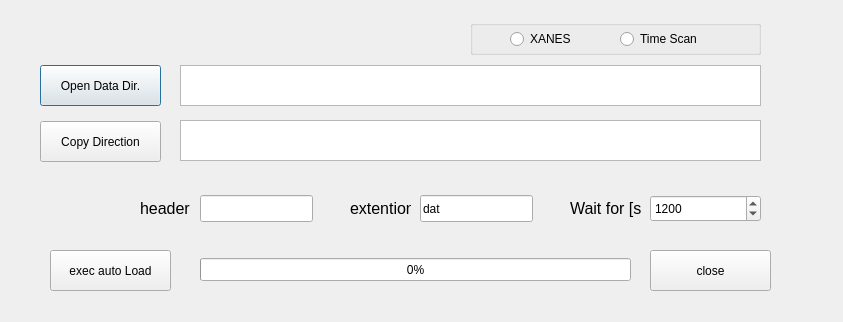
<?xml version="1.0" encoding="UTF-8"?>
<ui version="4.0">
 <class>Dialog</class>
 <widget class="QDialog" name="Dialog">
  <property name="geometry">
   <rect>
    <x>0</x>
    <y>0</y>
    <width>843</width>
    <height>322</height>
   </rect>
  </property>
  <property name="windowTitle">
   <string>Dialog</string>
  </property>
  <widget class="QPushButton" name="pB_cp_from">
   <property name="geometry">
    <rect>
     <x>40</x>
     <y>65</y>
     <width>121</width>
     <height>41</height>
    </rect>
   </property>
   <property name="text">
    <string>Open Data Dir.</string>
   </property>
  </widget>
  <widget class="QTextBrowser" name="tB_DatDir">
   <property name="geometry">
    <rect>
     <x>180</x>
     <y>65</y>
     <width>581</width>
     <height>41</height>
    </rect>
   </property>
  </widget>
  <widget class="QTextBrowser" name="tB_cp_direction">
   <property name="geometry">
    <rect>
     <x>180</x>
     <y>120</y>
     <width>581</width>
     <height>41</height>
    </rect>
   </property>
  </widget>
  <widget class="QPushButton" name="pB_cp_direction">
   <property name="geometry">
    <rect>
     <x>40</x>
     <y>121</y>
     <width>121</width>
     <height>41</height>
    </rect>
   </property>
   <property name="text">
    <string>Copy Direction</string>
   </property>
  </widget>
  <widget class="QSpinBox" name="spinBox">
   <property name="geometry">
    <rect>
     <x>650</x>
     <y>195</y>
     <width>111</width>
     <height>27</height>
    </rect>
   </property>
   <property name="maximum">
    <number>1800</number>
   </property>
   <property name="value">
    <number>1200</number>
   </property>
  </widget>
  <widget class="QLabel" name="label">
   <property name="geometry">
    <rect>
     <x>570</x>
     <y>200</y>
     <width>71</width>
     <height>17</height>
    </rect>
   </property>
   <property name="font">
    <font>
     <pointsize>12</pointsize>
    </font>
   </property>
   <property name="text">
    <string>Wait for [s]</string>
   </property>
  </widget>
  <widget class="QPushButton" name="pB_exec">
   <property name="geometry">
    <rect>
     <x>50</x>
     <y>250</y>
     <width>121</width>
     <height>41</height>
    </rect>
   </property>
   <property name="text">
    <string>exec auto Load</string>
   </property>
   <property name="autoDefault">
    <bool>true</bool>
   </property>
  </widget>
  <widget class="QPushButton" name="pB_close">
   <property name="geometry">
    <rect>
     <x>650</x>
     <y>250</y>
     <width>121</width>
     <height>41</height>
    </rect>
   </property>
   <property name="text">
    <string>close</string>
   </property>
  </widget>
  <widget class="QProgressBar" name="progressBar">
   <property name="geometry">
    <rect>
     <x>200</x>
     <y>258</y>
     <width>431</width>
     <height>23</height>
    </rect>
   </property>
   <property name="value">
    <number>0</number>
   </property>
  </widget>
  <widget class="QLabel" name="label_2">
   <property name="geometry">
    <rect>
     <x>140</x>
     <y>200</y>
     <width>51</width>
     <height>17</height>
    </rect>
   </property>
   <property name="font">
    <font>
     <pointsize>12</pointsize>
    </font>
   </property>
   <property name="text">
    <string>header:</string>
   </property>
  </widget>
  <widget class="QLineEdit" name="lineEdit">
   <property name="geometry">
    <rect>
     <x>200</x>
     <y>195</y>
     <width>113</width>
     <height>27</height>
    </rect>
   </property>
   <property name="toolTip">
    <string>&lt;html&gt;&lt;head/&gt;&lt;body&gt;&lt;p&gt;write a common part of data files (ex. a_001_0001.dat, a_001_0002.dat, =&amp;gt; 'ax')&lt;/p&gt;&lt;/body&gt;&lt;/html&gt;</string>
   </property>
  </widget>
  <widget class="QLineEdit" name="lineEdit_2">
   <property name="geometry">
    <rect>
     <x>420</x>
     <y>195</y>
     <width>113</width>
     <height>27</height>
    </rect>
   </property>
   <property name="toolTip">
    <string>&lt;html&gt;&lt;head/&gt;&lt;body&gt;&lt;p&gt;write a common extention (ex. a_001_0001.dat, a_001_0002.dat, =&amp;gt; 'dat')&lt;/p&gt;&lt;/body&gt;&lt;/html&gt;</string>
   </property>
   <property name="text">
    <string>dat</string>
   </property>
  </widget>
  <widget class="QLabel" name="label_3">
   <property name="geometry">
    <rect>
     <x>350</x>
     <y>200</y>
     <width>61</width>
     <height>17</height>
    </rect>
   </property>
   <property name="font">
    <font>
     <pointsize>12</pointsize>
    </font>
   </property>
   <property name="text">
    <string>extention:</string>
   </property>
  </widget>
  <widget class="QGroupBox" name="groupBox">
   <property name="geometry">
    <rect>
     <x>470</x>
     <y>20</y>
     <width>291</width>
     <height>35</height>
    </rect>
   </property>
   <property name="title">
    <string/>
   </property>
   <widget class="QRadioButton" name="radioButton">
    <property name="geometry">
     <rect>
      <x>40</x>
      <y>10</y>
      <width>71</width>
      <height>18</height>
     </rect>
    </property>
    <property name="text">
     <string>XANES</string>
    </property>
   </widget>
   <widget class="QRadioButton" name="radioButton_2">
    <property name="geometry">
     <rect>
      <x>150</x>
      <y>10</y>
      <width>97</width>
      <height>18</height>
     </rect>
    </property>
    <property name="text">
     <string>Time Scan</string>
    </property>
   </widget>
  </widget>
 </widget>
 <resources/>
 <connections/>
</ui>
